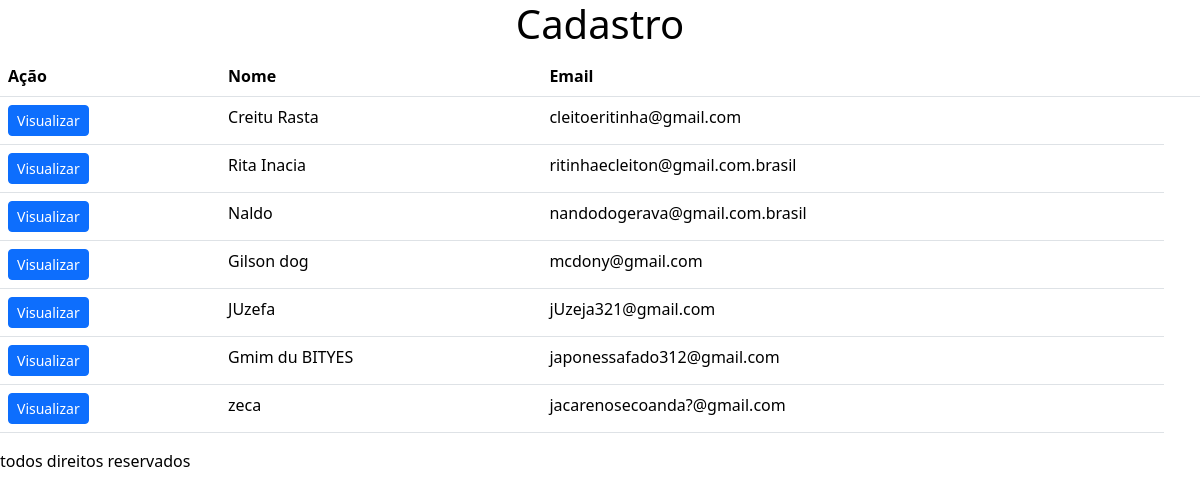
The page / on the database its author committed.
### cadastro/models.py (models this page shows, shortened)
class Aluno(models.Model):
    foto =models.ImageField(upload_to='fotos')
    nome =models.CharField(max_length=250)
    idade =models.IntegerField()
    endereco =models.CharField(max_length=250)
    cpf = models.CharField(max_length=11)
    cep =models.CharField(max_length=8)
    email =models.EmailField()
    contato =models.CharField(max_length=9)

### cadastro/views.py (the view)
# urls.py: path('',views.index, name='index'),
def index(request):
    alunos = Aluno.objects.all()
    return render(request, 'index.html',{'alunos':alunos})

### cadastro/templates/index.html
{% extends 'base.html' %}
{% block content %}
    {% if alunos %}
    <table class="table">
        <tr>
            <th>Ação</th>
            <th>Nome</th>
            <th>Email</th>
            <th></th>
        </tr>
    {% for aluno in alunos %}
    <tr>
        <td><a href="{% url 'aluno' id=aluno.id %}" class="btn btn-primary btn-sm">Visualizar</a></td>
        <td>{{ aluno.nome }}</td>
        <td>{{aluno.email}}</td>
    </tr>
    {% endfor %}
    </table>
    {% else %}
    <p>Sem alunos para mostrar CAI FORA</p>
    {% endif %}
{% endblock %}

### cadastro/templates/base.html (shortened to what this page needs)
{% load static %}
<!doctype html>
<html lang="en">
  <head>
  <link href="https://cdn.jsdelivr.net/npm/bootstrap@5.3.2/dist/css/bootstrap.min.css" rel="stylesheet">
  <link rel="stylesheet" href="{% static 'css/estilo.css' %}">
  </head>
  <body>
    <h1>Cadastro</h1>
    {% block content %} {% endblock %}
    {% include 'footer.html' %}
  </body>
</html>

### cadastro/templates/footer.html
<footer>
    <p>todos direitos reservados</p>
</footer>

### static/css/estilo.css (style rules this page uses)
body { background-image: url(https://i.pinimg.com/1200x/7d/b1/5f/7db15f4354d84fea17d8d64494f71067.jpg); background-size: 100% 100%; background-repeat: no-repeat; background-position: center; }
h1 { text-align: center; color: rgb(0, 0, 0); }
footer { color: rgb(0, 0, 0); }
p { background-color: rgb(255, 255, 255); }
.table { color: blue; }

### rows shown on the page
Aluno: nome "Creitu Rasta", email "cleitoeritinha@gmail.com"
Aluno: nome "Rita Inacia", email "ritinhaecleiton@gmail.com.brasil"
Aluno: nome "Naldo", email "nandodogerava@gmail.com.brasil"
Aluno: nome "Gilson dog", email "mcdony@gmail.com"
Aluno: nome "JUzefa", email "jUzeja321@gmail.com"
Aluno: nome "Gmim du BITYES", email "japonessafado312@gmail.com"
Aluno: nome "zeca", email "jacarenosecoanda?@gmail.com"
